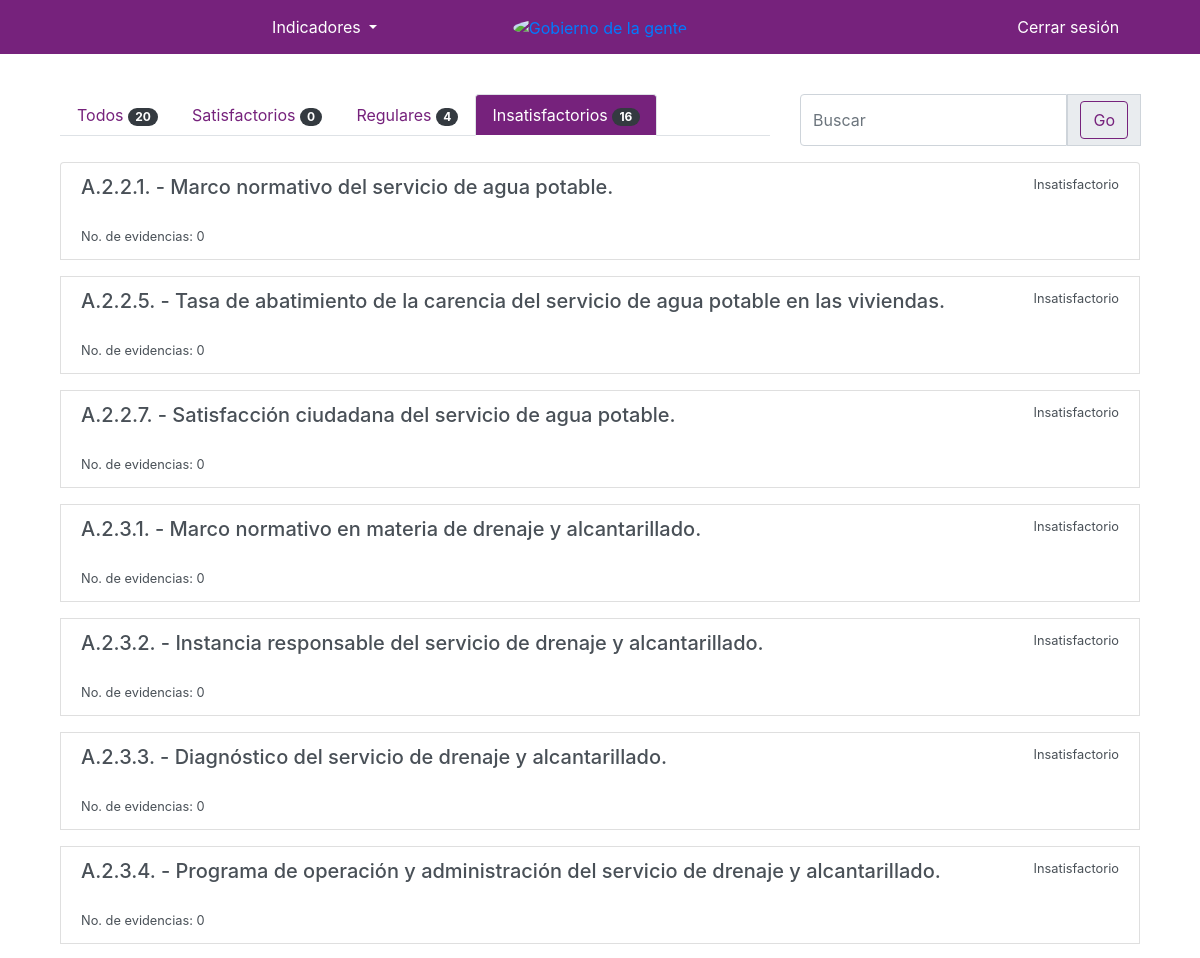
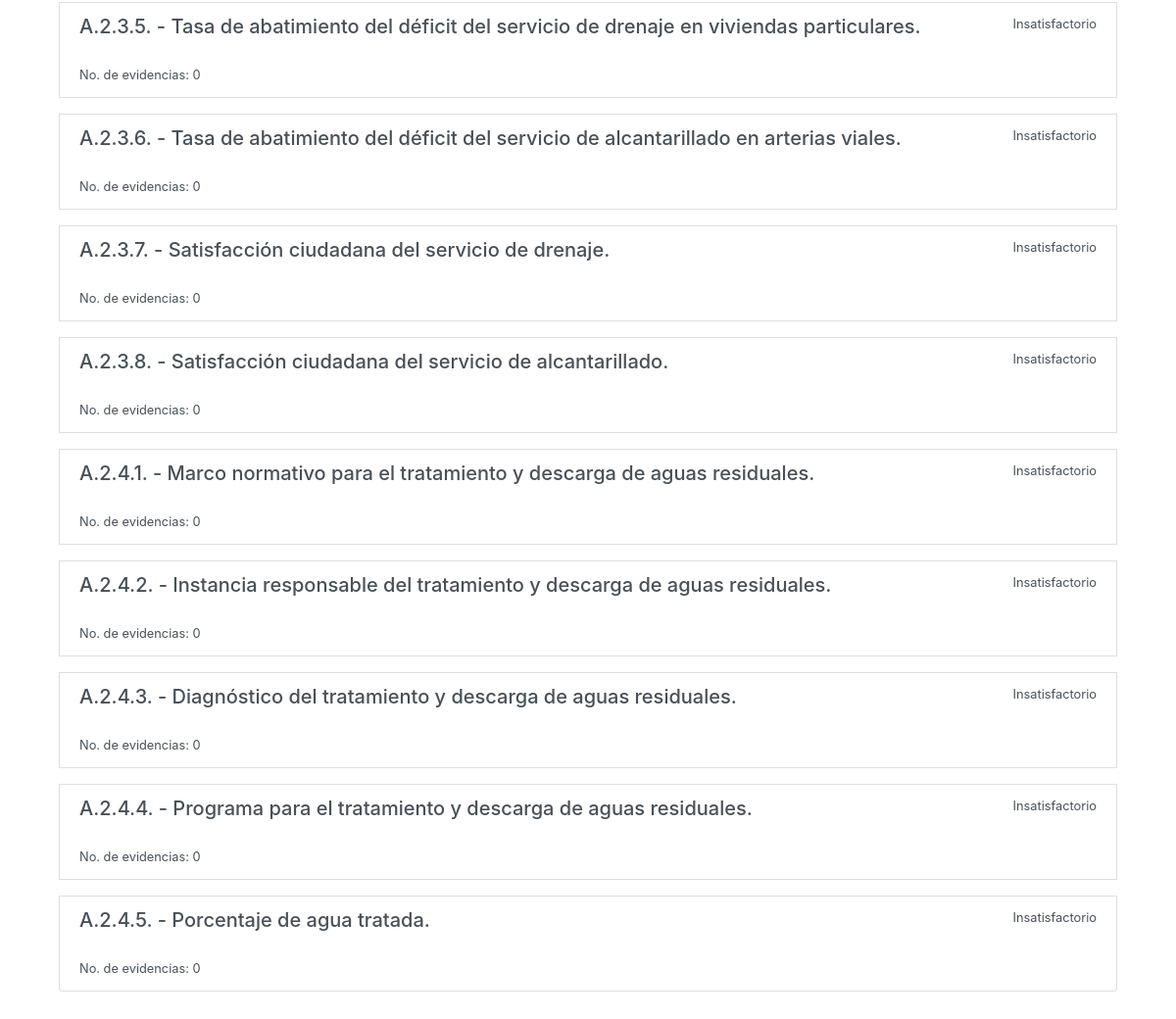
Screenshot of /indicadores/pesimo/ (signed in) with the database file from the repository (2 pictures, top to bottom).
### indicadores/models.py (models this page shows)
class Indicador(models.Model):
    indicador = models.CharField(max_length=10)
    nombre = models.TextField()
    descripcion = models.TextField(blank=True, null=True)
    metodo_calculo = models.TextField(blank=True, null=True)
    nivel = models.CharField(max_length=15, choices=choices_nivel, blank=True, null=True)
    dimension = models.CharField(max_length=144, blank=True, null=True)
    criterios_evaluacion = models.TextField(blank=True, null=True)
    area = models.ForeignKey(User, related_name='indicadores', on_delete=models.CASCADE)
    status = models.CharField(max_length=15, choices=choices_status)
    created = models.DateTimeField(auto_now_add=True)
    updated = models.DateTimeField(auto_now=True)
    evidencia = models.FileField(upload_to="evidencias/archivos/", blank=True, null=True)
    def __str__(self):
        return self.indicador + ' - ' + self.nombre
    def get_absolute_url(self):
        return reverse('indicadores:detail', kwargs={'pk':self.pk})

### indicadores/views.py (the view)
# urls.py: path('pesimo/', PesimoList.as_view(), name="pesimo"),
class PesimoList(views.View):
    def get(self, request):
        print("LLEGO A ROJO")
        template_name = "indicadores/indicador_list.html"
        q = request.GET.get('q')
        indicadores = Indicador.objects.filter(area=request.user, status="Insatisfactorio")
        if q:
            indicadores = Indicador.objects.filter(Q(area=request.user),
                                                   Q(status="Insatisfactorio"),
                                                   Q(nombre__icontains=q) |
                                                   Q(indicador__icontains=q) |
                                                   Q(descripcion__icontains=q)).distinct()
        total = len(Indicador.objects.filter(area=request.user))
        verde = len(Indicador.objects.filter(area=request.user, status="Satisfactorio"))
        amarillo = len(Indicador.objects.filter(area=request.user, status="Regular"))
        rojo = len(Indicador.objects.filter(area=request.user, status="Insatisfactorio"))
        context = {'indicadores': indicadores,
                   'tab': 'red',
                   'total': total,
                   'verde': verde,
                   'amarillo': amarillo,
                   'rojo': rojo
                   }
        return render(request, template_name, context)

### indicadores/templates/indicadores/indicador_list.html (shortened to what this page needs)
{% extends 'base.html' %}
{% load static %}
{% block content %}
    <div class="container">
        <div class="row">
            <div class="col-md-8">
                <ul class="nav nav-tabs d-flex justify-content-start margin-bottom-small">
              <li class="nav-item">
                <a class="nav-link {% if tab == "all" %} active {% endif %}" href="{% url 'indicadores:list' %}">Todos
                <span class="badge badge-pill badge-dark">{{ total }}</span></a>
              </li>
              <li class="nav-item">
                <a class="nav-link {% if tab == "green" %} active {% endif %}" href="{% url 'indicadores:satisfactorio' %}">Satisfactorios
                <span class="badge badge-pill badge-dark">{{ verde }}</span></a>
              </li>
              <li class="nav-item">
                <a class="nav-link {% if tab == "yellow" %} active {% endif %}" href="{% url 'indicadores:regular' %}">Regulares
                <span class="badge badge-pill badge-dark">{{ amarillo }}</span></a>
              </li>
              <li class="nav-item">
                <a class="nav-link {% if tab == "red" %} active {% endif %}" href="{% url 'indicadores:pesimo' %}">Insatisfactorios
                <span class="badge badge-pill badge-dark">{{ rojo }}</span></a>
              </li>
            </ul>
            </div>
            <div class="col-md-4">
                    {% if tab == "all" %}
                        <form action="{% url 'indicadores:list' %}"
                    {% elif tab == "green" %}
                        <form action="{% url 'indicadores:satisfactorio' %}"
                    {% elif tab == "yellow" %}
                        <form action="{% url 'indicadores:regular' %}"
                    {% else %}
                        <form action="{% url 'indicadores:pesimo' %}"
                    {% endif %}
                    method="get" class="d-flex flex-row">
                        <div class="input-group mb-3">
                            <input type="text" class="form-control" placeholder="Buscar" name="q" value="{{ request.GET.q }}" aria-label="Nombre de Usuario" aria-describedby="basic-addon1" >
                            <div class="input-group-prepend">
                                <span class="input-group-text" id="basic-addon1">
                                   <input class="btn btn-outline-primary " type="submit" name="submit" value="Go">
                                </span>
                            </div>
                        </div>
                </form>
            </div>
        </div>
        <div class="row">
            <div class="col-md-12">
                <div class="list-group">
                    {% for indicador in indicadores %}
                        <a href="{{ indicador.get_absolute_url }}" class="list-group-item margin-bottom-small list-group-item-action flex-column aligm-items-start
                          {% if indicador.status == 'Satisfactorio' %}
                          green-hover
                          {% elif indicador.status == 'Regular' %}
                           yellow-hover
                            {% else %}
                            red-hover
                            {% endif %}">
                            <div class="d-flex justify-content-between">
                                <h5>{{ indicador }}</h5>
                                <small>{{ indicador.status }}</small>
                            </div>
                            <small> No. de evidencias: {{ indicador.evidencias.count }}</small>
                        </a>
                    {% endfor %}
                </div>
            </div>
        </div>
    </div>
{% endblock %}

### static/css/styles.css (style rules this page uses)
.margin-bottom-small { margin-bottom: 2vh !important; }
.btn-outline-primary { color: #76227c; background: transparent none; border-color: #76227c; }
.active { background-color: #76227c !important; color: #FFFFFF !important; }
.nav-item > a { color: #76227c !important; }
.nav-item > a.active { color: #FFFFFF !important; }

### rows the page displays
Indicador: indicador+nombre "A.2.2.1. - Marco normativo del servicio de agua potable.", status "Insatisfactorio", evidencias.count "0"
Indicador: indicador+nombre "A.2.2.5. - Tasa de abatimiento de la carencia del servicio de agua potable en las viviendas.", status "Insatisfactorio", evidencias.count "0"
Indicador: indicador+nombre "A.2.2.7. - Satisfacción ciudadana del servicio de agua potable.", status "Insatisfactorio", evidencias.count "0"
Indicador: indicador+nombre "A.2.3.1. - Marco normativo en materia de drenaje y alcantarillado.", status "Insatisfactorio", evidencias.count "0"
Indicador: indicador+nombre "A.2.3.2. - Instancia responsable del servicio de drenaje y alcantarillado.", status "Insatisfactorio", evidencias.count "0"
Indicador: indicador+nombre "A.2.3.3. - Diagnóstico del servicio de drenaje y alcantarillado.", status "Insatisfactorio", evidencias.count "0"
Indicador: indicador+nombre "A.2.3.4. - Programa de operación y administración del servicio de drenaje y alcantarillado.", status "Insatisfactorio", evidencias.count "0"
Indicador: indicador+nombre "A.2.3.5. - Tasa de abatimiento del déficit del servicio de drenaje en viviendas particulares.", status "Insatisfactorio", evidencias.count "0"
Indicador: indicador+nombre "A.2.3.6. - Tasa de abatimiento del déficit del servicio de alcantarillado en arterias viales.", status "Insatisfactorio", evidencias.count "0"
Indicador: indicador+nombre "A.2.3.7. - Satisfacción ciudadana del servicio de drenaje.", status "Insatisfactorio", evidencias.count "0"
Indicador: indicador+nombre "A.2.3.8. - Satisfacción ciudadana del servicio de alcantarillado.", status "Insatisfactorio", evidencias.count "0"
Indicador: indicador+nombre "A.2.4.1. - Marco normativo para el tratamiento y descarga de aguas residuales.", status "Insatisfactorio", evidencias.count "0"
Indicador: indicador+nombre "A.2.4.2. - Instancia responsable del tratamiento y descarga de aguas residuales.", status "Insatisfactorio", evidencias.count "0"
Indicador: indicador+nombre "A.2.4.3. - Diagnóstico del tratamiento y descarga de aguas residuales.", status "Insatisfactorio", evidencias.count "0"
Indicador: indicador+nombre "A.2.4.4. - Programa para el tratamiento y descarga de aguas residuales.", status "Insatisfactorio", evidencias.count "0"
Indicador: indicador+nombre "A.2.4.5. - Porcentaje de agua tratada.", status "Insatisfactorio", evidencias.count "0"

### other values shown
{{ total }} "20"
{{ verde }} "0"
{{ amarillo }} "4"
{{ rojo }} "16"
